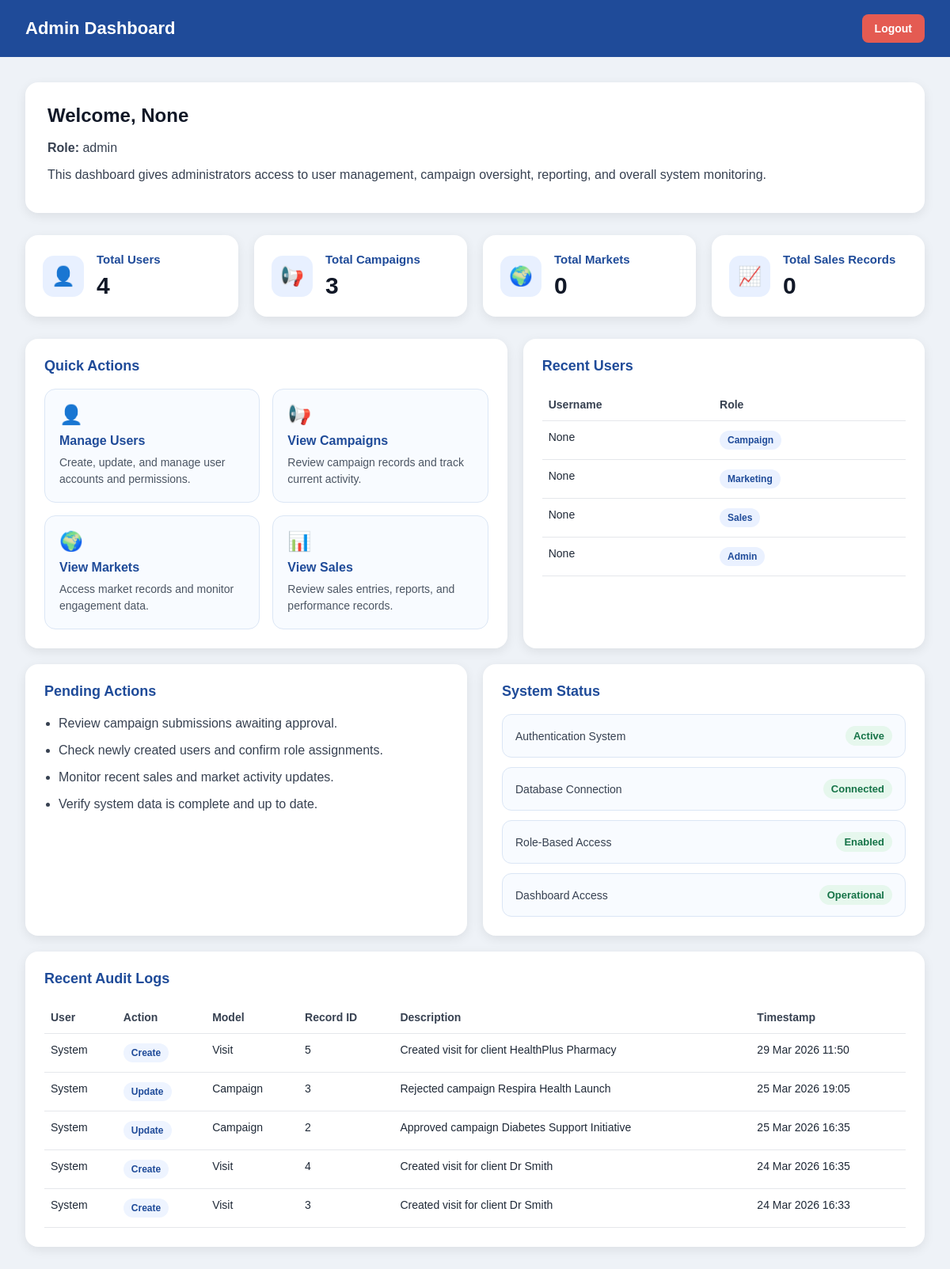
Page /dashboard/admin-dashboard/ (signed in) on the committed database.
### accounts/models.py (models this page shows, shortened)
class CustomUser(AbstractUser):
    username = None
    ROLE_CHOICES = [
        ('sales', 'Sales'),
        ('campaign', 'Campaign'),
        ('marketing', 'Marketing'),
        ('admin', 'Admin'),
    ]
    email = models.EmailField(unique=True)
    role = models.CharField(max_length=50, choices=ROLE_CHOICES)
    USERNAME_FIELD = 'email'
    REQUIRED_FIELDS = []
    objects = CustomUserManager()

### dashboard/models.py (models this page shows, shortened)
class AuditLog(models.Model):
    ACTION_CHOICES = [
        ('create', 'Create'),
        ('update', 'Update'),
        ('delete', 'Delete'),
    ]
    user = models.ForeignKey(
        CustomUser,
        on_delete=models.SET_NULL,
        null=True,
        blank=True
    )
    action = models.CharField(max_length=10, choices=ACTION_CHOICES)
    model_name = models.CharField(max_length=100)
    record_id = models.PositiveIntegerField()
    description = models.TextField()
    old_values = models.JSONField(blank=True, null=True)
    new_values = models.JSONField(blank=True, null=True)
    timestamp = models.DateTimeField(auto_now_add=True)

### dashboard/views.py (the view)
# urls.py: path('admin-dashboard/', admin_dashboard, name='admin_dashboard'),
@role_required(['admin'])
def admin_dashboard(request):
    total_visits = Visit.objects.count()
    total_clients = Client.objects.count()
    total_converted = Visit.objects.filter(outcome='converted').count()
    total_followups_due = Visit.objects.filter(
        next_follow_up_date__isnull=False,
        next_follow_up_date__lte=now().date()
    ).count()
    recent_logs = AuditLog.objects.select_related('user').order_by('-timestamp')[:10]
    context = {
        'total_users': CustomUser.objects.count(),
        'total_campaigns': Campaign.objects.count(),
        'total_markets': Market.objects.count(),
        'total_sales_records': Sales.objects.count(),
        'total_clients': total_clients,
        'total_visits': total_visits,
        'total_converted': total_converted,
        'total_followups_due': total_followups_due,
        'recent_users': CustomUser.objects.order_by('-id')[:5],
        'recent_logs': recent_logs,
    }
    return render(request, 'dashboard/admin_dashboard.html', context)

### templates/dashboard/admin_dashboard.html (shortened to what this page needs)
<!DOCTYPE html>
<html lang="en">
<head>
</head>
<body>
    <div class="navbar">
        <h2>Admin Dashboard</h2>
        <a href="{% url 'logout' %}">Logout</a>
    </div>
    <div class="container">
        <div class="welcome-box">
            <h1>Welcome, {{ request.user.username }}</h1>
            <p><strong>Role:</strong> {{ request.user.role }}</p>
            <p>
                This dashboard gives administrators access to user management, campaign oversight,
                reporting, and overall system monitoring.
            </p>
        </div>
        <div class="stats-grid">
            <div class="stat-card">
                <div class="stat-icon">👤</div>
                <div class="stat-content">
                    <h3>Total Users</h3>
                    <div class="number">{{ total_users }}</div>
                </div>
            </div>
            <div class="stat-card">
                <div class="stat-icon">📢</div>
                <div class="stat-content">
                    <h3>Total Campaigns</h3>
                    <div class="number">{{ total_campaigns }}</div>
                </div>
            </div>
            <div class="stat-card">
                <div class="stat-icon">🌍</div>
                <div class="stat-content">
                    <h3>Total Markets</h3>
                    <div class="number">{{ total_markets }}</div>
                </div>
            </div>
            <div class="stat-card">
                <div class="stat-icon">📈</div>
                <div class="stat-content">
                    <h3>Total Sales Records</h3>
                    <div class="number">
                        {{ total_sales_records }}
                    </div>
                </div>
            </div>
        </div>
        <div class="main-grid">
            <div class="panel">
                <h3>Quick Actions</h3>
                <div class="action-grid">
                    <a href="/admin/accounts/customuser/" class="action-card">
                        <div class="icon">👤</div>
                        <h4>Manage Users</h4>
                        <p>Create, update, and manage user accounts and permissions.</p>
                    </a>
                    <a href="/admin/dashboard/campaign/" class="action-card">
                        <div class="icon">📢</div>
                        <h4>View Campaigns</h4>
                        <p>Review campaign records and track current activity.</p>
                    </a>
                    <a href="/admin/dashboard/market/" class="action-card">
                        <div class="icon">🌍</div>
                        <h4>View Markets</h4>
                        <p>Access market records and monitor engagement data.</p>
                    </a>
                    <a href="/admin/dashboard/sales/" class="action-card">
                        <div class="icon">📊</div>
                        <h4>View Sales</h4>
                        <p>Review sales entries, reports, and performance records.</p>
                    </a>
                </div>
            </div>
            <div class="panel recent-users">
                <h3>Recent Users</h3>
                {% if recent_users %}
                    <table>
                        <thead>
                            <tr>
                                <th>Username</th>
                                <th>Role</th>
                            </tr>
                        </thead>
                        <tbody>
                            {% for user in recent_users %}
                                <tr>
                                    <td>{{ user.username }}</td>
                                    <td><span class="badge">{{ user.role }}</span></td>
                                </tr>
                            {% endfor %}
                        </tbody>
                    </table>
                {% else %}
                    <p class="empty-text">No users found.</p>
                {% endif %}
            </div>
        </div>
        <div class="bottom-grid">
            <div class="panel">
                <h3>Pending Actions</h3>
                <ul class="list">
                    <li>Review campaign submissions awaiting approval.</li>
                    <li>Check newly created users and confirm role assignments.</li>
                    <li>Monitor recent sales and market activity updates.</li>
                    <li>Verify system data is complete and up to date.</li>
                </ul>
            </div>
            <div class="panel">
                <h3>System Status</h3>
                <div class="status-box">
                    <div class="status-item">
                        <span class="status-label">Authentication System</span>
                        <span class="status-value">Active</span>
                    </div>
                    <div class="status-item">
                        <span class="status-label">Database Connection</span>
                        <span class="status-value">Connected</span>
                    </div>
                    <div class="status-item">
                        <span class="status-label">Role-Based Access</span>
                        <span class="status-value">Enabled</span>
                    </div>
                    <div class="status-item">
                        <span class="status-label">Dashboard Access</span>
                        <span class="status-value">Operational</span>
                    </div>
                </div>
            </div>
        </div>
        <div class="panel audit-log-table">
            <h3>Recent Audit Logs</h3>
            {% if recent_logs %}
                <table>
                    <thead>
                        <tr>
                            <th>User</th>
                            <th>Action</th>
                            <th>Model</th>
                            <th>Record ID</th>
                            <th>Description</th>
                            <th>Timestamp</th>
                        </tr>
                    </thead>
                    <tbody>
                        {% for log in recent_logs %}
                            <tr>
                                <td>{{ log.user.username|default:"System" }}</td>
                                <td><span class="action-badge">{{ log.action }}</span></td>
                                <td>{{ log.model_name }}</td>
                                <td>{{ log.record_id }}</td>
                                <td>{{ log.description }}</td>
                                <td>{{ log.timestamp|date:"d M Y H:i" }}</td>
                            </tr>
                        {% endfor %}
                    </tbody>
                </table>
            {% else %}
                <p class="empty-text">No audit logs available.</p>
            {% endif %}
        </div>
    </div>
</body>
</html>

### templates/dashboard/admin_dashboard.html (style rules this page uses)
* { box-sizing: border-box; }
body { margin: 0; font-family: Arial, sans-serif; background-color: #eef2f7; color: #1f2937; }
.navbar { background-color: #1f4b99; color: white; padding: 18px 32px; display: flex; justify-content: space-between; align-items: center; }
.navbar h2 { margin: 0; font-size: 22px; font-weight: 700; }
.navbar a { background-color: #e45b52; color: white; text-decoration: none; padding: 10px 16px; border-radius: 8px; font-size: 14px; font-weight: bold; }
.container { padding: 32px; }
.welcome-box { background: white; border-radius: 16px; padding: 28px; box-shadow: 0 4px 14px rgba(0, 0, 0, 0.08); margin-bottom: 28px; }
.welcome-box h1 { margin: 0 0 14px; font-size: 24px; color: #111827; }
.welcome-box p { margin: 8px 0; line-height: 1.6; color: #374151; }
.stats-grid { display: grid; grid-template-columns: repeat(auto-fit, minmax(230px, 1fr)); gap: 20px; margin-bottom: 28px; }
.stat-card { background: white; padding: 22px; border-radius: 16px; box-shadow: 0 4px 14px rgba(0, 0, 0, 0.08); display: flex; align-items: center; gap: 16px; }
.stat-icon { width: 52px; height: 52px; border-radius: 14px; background: #e8f0ff; color: #1f4b99; display: flex; align-items: center; justify-content: center; font-size: 24px; flex-shrink: 0; }
.stat-content h3 { margin: 0 0 8px; font-size: 15px; color: #1f4b99; }
.stat-content .number { font-size: 30px; font-weight: bold; color: #111827; }
.main-grid { display: grid; grid-template-columns: 1.2fr 1fr; gap: 20px; margin-bottom: 20px; }
.panel { background: white; padding: 24px; border-radius: 16px; box-shadow: 0 4px 14px rgba(0, 0, 0, 0.08); }
.panel h3 { margin: 0 0 18px; color: #1f4b99; font-size: 18px; }
.action-grid { display: grid; grid-template-columns: repeat(2, minmax(180px, 1fr)); gap: 16px; }
.action-card { display: block; text-decoration: none; background: #f8fbff; border: 1px solid #dbe6f5; padding: 18px; border-radius: 14px; color: #1f2937; transition: 0.2s ease; }
.action-card .icon { font-size: 24px; margin-bottom: 10px; }
.action-card h4 { margin: 0 0 8px; color: #1f4b99; font-size: 16px; }
.action-card p { margin: 0; color: #4b5563; font-size: 14px; line-height: 1.5; }
.recent-users table, .audit-log-table table { width: 100%; border-collapse: collapse; }
.recent-users th, .recent-users td, .audit-log-table th, .audit-log-table td { text-align: left; padding: 12px 8px; border-bottom: 1px solid #e5e7eb; font-size: 14px; vertical-align: top; }
.recent-users th, .audit-log-table th { color: #374151; font-weight: 700; }
.badge { display: inline-block; padding: 5px 10px; border-radius: 999px; background: #eaf1ff; color: #1f4b99; font-size: 12px; font-weight: 700; text-transform: capitalize; }
.action-badge { display: inline-block; padding: 5px 10px; border-radius: 999px; font-size: 12px; font-weight: 700; text-transform: capitalize; background: #eef4ff; color: #1f4b99; }
.bottom-grid { display: grid; grid-template-columns: 1fr 1fr; gap: 20px; margin-bottom: 20px; }
.list { margin: 0; padding-left: 18px; color: #374151; }
.list li { margin-bottom: 10px; line-height: 1.5; }
.status-box { display: grid; gap: 12px; }
.status-item { display: flex; justify-content: space-between; align-items: center; background: #f8fbff; border: 1px solid #dbe6f5; border-radius: 12px; padding: 14px 16px; }
.status-label { font-size: 14px; color: #374151; }
.status-value { font-size: 13px; font-weight: 700; padding: 5px 10px; border-radius: 999px; background: #e6f7ed; color: #157347; }

### rows in the picture
CustomUser: user.username "None", user.role "admin", username "None", role "Admin"
CustomUser: username "None", role "Campaign"
CustomUser: username "None", role "Marketing"
CustomUser: username "None", role "Sales"
AuditLog: user.username "System", action "Create", model_name "Visit", record_id "5", description "Created visit for client HealthPlus Pharmacy", timestamp "29 Mar 2026 11:50"
AuditLog: user.username "System", action "Update", model_name "Campaign", record_id "3", description "Rejected campaign Respira Health Launch", timestamp "25 Mar 2026 19:05"
AuditLog: user.username "System", action "Update", model_name "Campaign", record_id "2", description "Approved campaign Diabetes Support Initiative", timestamp "25 Mar 2026 16:35"
AuditLog: user.username "System", action "Create", model_name "Visit", record_id "4", description "Created visit for client Dr Smith", timestamp "24 Mar 2026 16:35"
AuditLog: user.username "System", action "Create", model_name "Visit", record_id "3", description "Created visit for client Dr Smith", timestamp "24 Mar 2026 16:33"

### other values in the picture
{{ total_users }} "4"
{{ total_campaigns }} "3"
{{ total_markets }} "0"
{{ total_sales_records }} "0"
